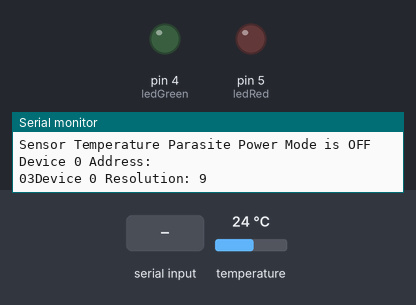
This sketch was run on a simulated Arduino Uno, built with avr-gcc and run on an emulated ATmega328P. On the bench: output pins drawn as LEDs (lit = HIGH), the last lines printed to the serial monitor. The test bench sets the inputs (shaded band); at power-on: temperature 24 °C.

Above: at 1.2 s.
1.3 s: "30,150\n" received over Serial
At 1.89 s:
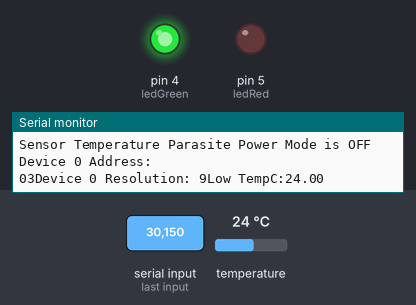
Timing chart, 0 to 4.3 s (numbered marks = the images above; inputs shaded):
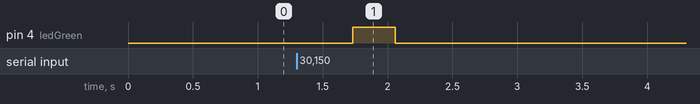

The sketch:

ArduinoTempetureProject.ino
```cpp
/*
	Êùíóôáíôéíïò Ãêïôæáìáíéäçò Ôìçìá Çëåêôñïíéêçò óôï Ôåé Óôåñáéáò Åëëáäáò
	Ï ðáñïí êùäéêáò åéíáé åíá áðï ôá ðáñáäåéãìáôá ðïõ äéíïíôáé ìåóá óôéò
	Âéâëéïèçêåò ôïõ áéóèçôçñá, ðáñïëï áõôá ìåëåôçèçêáí êáé ôñïðïðïéèçêáí
	áðï ìåíá.
	CopyLeft 2015 ;)

	ÕÃ(1)
	Ôï IDE ïðïõ ÷ñçóçìïðïéçèåêå ãéá ôï áíåâáóìá ôïõ êùäéêá çôáí ç
	Visual Studio 2013 Ultimate ìå ôçí ÷ñçóç Visual Micro Arduino 1.6,
	áí äïêéìáóåôe íá áíåâáóåôe ôïí êùäéêá ìå ôï IDE ôïõ Arduino èá
	ðñåðåé íá áëëáîåôe ôçí äéáäñïìç ôùí âéâëéïèçêùí.
*/

#include <DallasTemperature/DallasTemperature.h> //Äçëùóç âéâëéïèçêùí
#include <OneWire/OneWire.h> //Äçëùóç âéâëéïèçêùí

#define ONE_WIRE_BUS 3 //Áðï äù ïñéæïõìå áðï ðïõ èá ðåñíïõìå ôá data áðï ôïí áéóèçôçñá ìáò

OneWire oneWire(ONE_WIRE_BUS); //Ïñéæïõìå ôï ðñïôïêïëï åðéêïéíùíéáò
DallasTemperature sensors(&oneWire); //Ïñéæïõìå ôïí áéóèçôçñá ìáò âáóç ôïõ ðñïôïêïëïõ ìáò
DeviceAddress BoardThermometer; //Ïñéæïõìå ðïõ åéíáé ï áéóèçôçñáò ìáò (Åéêïíéêï Ïíïìá)

int ledGreen = 4; //Ïñéæïõìå ìéá ìåôáâëçôç ãéá ôï Ðñáóéíï Led óôçí èõñá 4
int ledRed = 5; //Ïñéæïõìå ìéá ìåôáâëçôç ãéá ôï Êïêêéíï Led óôçí èõñá 5

void setup(void) //Setup
{
	Serial.begin(9600); //BitRate Óõíäåóçò
	Serial.print("Serial Bit Rate is 9600bps\n"); //Åìöáíéóç ìçíõìáôïò ãéá ôçí ôá÷õôçôá ìáò
	Serial.print("Locating Devices\n"); //Åìöáíéóç ìçíõìáôïò ãéá ôï Scanañéóìá áéóèçôçñùí
	sensors.begin(); //Åíáñîç ëåéôïõñãåéáò áéóèçôçñùí
	Serial.print("Found "); //Åìöáíéóç ìçíõìáôïò ïôé âñçèçêáí áéóèçôçñåò
	Serial.print(sensors.getDeviceCount(), DEC); //Åìöáíéóç ðïñéóìáôïò ãéá ôï ðïóïé âñåèçêáí
	Serial.print(" device.\n"); //Åìöáíéóç êáôáëçîåéò

	if (sensors.isParasitePowerMode()) //Åëåã÷ïò ãéá åðé ðñïóèåôåò ëåéôïõñãéåò ôïõ áéóèçôçñá ìáò
	{
		Serial.print("Sensor Temperature Parasite Power Mode is ON\n"); //Åìöáíéóç ôçò êáôáóôáóçò ôïõ ãéá ôçò åðé ðñïóèåôåò ëåéôïõñãåéò
	}
	else
	{
		Serial.print("Sensor Temperature Parasite Power Mode is OFF\n"); //Åìöáíéóç ôçò êáôáóôáóçò ôïõ ãéá ôçò åðé ðñïóèåôåò ëåéôïõñãåéò
	}

	if (!sensors.getAddress(BoardThermometer, 0))
	{
		Serial.print("Unable to find address for Device 0\n"); //Åëåã÷ïò áí äåí âñåèïõí êáèïëïõ áéóèçôçñåò
	}

	Serial.print("Device 0 Address:\n"); //Åìöáíéóç ìçíõìáôïò ãéá ôïí Ðñùôï áéóèçôçñá
	printAddress(BoardThermometer); //Åìöáíéóç äéåèíõóçò ãéá ôïí åéêïíéêï ìáò áéóèçôçñá
	sensors.setResolution(BoardThermometer, 8); //Ïñéæïõìå ôá bit ôïõ áéóèçôçñá ìáò (5 min~9 max)
	Serial.print("Device 0 Resolution: "); //Åìöáíéóç ãéá ôçí áñ÷çêç äéåèíõóç
	Serial.print(sensors.getResolution(BoardThermometer), DEC); //Åìöáíéóç ðïñéóìáôïò ãéá ôçí áñ÷çêç äéåèíõóç

	pinMode(ledGreen, OUTPUT); //Åíáñîç êáôáóôáóåéò ãéá ôï Ðñáóéíï Led
	pinMode(ledRed, OUTPUT); //Åíáñîç êáôáóôáóåéò ãéá ôï Êïêêéíï Led
}

void printTemperature(DeviceAddress deviceAddress) //Åìöáíéóç Èåñìïêñáóéáò ãéá êáèå åéêïíéêï áéóèçôéñá ðïõ äçëùóáìå óôçí áñ÷ç
{
	float TempC = sensors.getTempC(deviceAddress); //Ïñéæïõìå óáí ìåôáâëçôç TempC ôçí ôñå÷ùí èåñìïêñáóéá ãéá êáèå åéêïíéêï áéóèçôçñá ðïõ èá æçôçóïõìå óå Celsius
	int SerialRead = Serial.read() - '0'; //Ïñéæïõìå óáí ìåôáâëçôç SerialRead êáé ôçí âáæïõìå áíáëïãç ôïõ ìçäåí ãéá íá æçôáìå áñãïôåñá ôçí èåñìïêñáóéá áðï ôçí Visual basic!
	String TempetureLevels = ""; //Ïñéæïõìå óáí ìåôáâëçôç TempetureLevels ãéá íá ìáò ôï åìöáíéæåé ìåôá óôçí åêôõðùóç

	while (Serial.available() == 0) //Åëåã÷ïõìå áí ç óåéñéáêç åðéêïéíùíéá åéíáé áíïé÷ôç
	{
		digitalWrite(ledGreen, LOW); //Êëåéóéìï ôïõ ðñáóéíïõ led
		digitalWrite(ledRed, LOW); //Êëåéóéìï ôïõ êïêêéíïõ led
	}

	if (SerialRead == 1) //Áí ç Visual Basic ìáò óôåéëåé 1 ôïôå :
	{
		for (int HighTempC = TempC; HighTempC > 30; HighTempC++) //Ãéá êáèå ôéìåò ôçò èåñìïêñáóéáò ðïõ èá îåðåñíáíå ôï 30 èá:
		{
			digitalWrite(ledGreen, LOW); //Êëåéíåé ôï ðñáóéíï led
			digitalWrite(ledRed, HIGH); //Áíáâåé ôï êïêêéíï led

			if (HighTempC >= 30) //Åëåã÷ïò áí ç èåñìïêñáóéáò ìáò åéíáé áêïìá ðáíù áðï ôïõò 30
			{
				TempetureLevels = "High"; //Ç ìåôáâëçôç ìáò èá ðáñåé ôçí öñáóç High
			}
		}

		for (int LowTempC = TempC; LowTempC < 30; LowTempC++) //Ãéá êáèå ôéìåò ôçò Èåñìïêñáóéáò ðïõ èá åéíáé êáôù áðï 30 èá:
		{
			digitalWrite(ledGreen, HIGH); //Êëåéíåé ôï êïêêéíï led
			digitalWrite(ledRed, LOW); //Áíáâåé ôï ðñáóéíï led

			if (LowTempC <= 30) //Åëåã÷ïò áí ç èåñìïêñáóéá åéíáé áêïìá êáôù áðï ôïõò 30
			{
				TempetureLevels = "Low"; //Ç ìåôáâëçôç ìáò èá ðáñåé ôçí öñáóç Low
			}
		}

		Serial.print(TempetureLevels + " TempC:"); //Åìöáíéóç ôçò ìåôáâëçôçò óõí ôï TempC:
		Serial.print(TempC); //Åìöáíéóç ôùí âáèìùí áðï ôïí áéóèçôçñá ìáò
		Serial.print("\n"); //Áëëáãç ãñáììçò
	}
	else
	{
		SerialRead = SerialRead; //Ç ìåôáâëçôç ðïõ äçëùóáìå èá ðáñåé êáðïéá áëëç ôéìç ðïõ èá óôåéëåé ç Visual Basic!
	}
}


void printAddress(DeviceAddress deviceAddress) //Åìöáíéóç äéåèíõóçò ãéá êáèå åéêïíéêï áéóèçôçñá
{
	for (uint8_t i = 0; i < 8; i++) //Ãéá êáèå åéêïíéêï áéóèçôçñá áðï 0 åùò 8
	{

		if (deviceAddress[i] < 16)
		{
			Serial.print(0); //Åìöáíéóç ôïõ ðñùôïõ
			Serial.print(deviceAddress[i], HEX); //Åìöáíéóç äéåèíõóåéò ãéá êáèå áéóèçôçñá óå ìç÷áíéêç ìïñöç
		}
	}
}

void loop() //Ëïõðá!
{
	sensors.requestTemperatures(); //Ï áéóèçôçñáò æçôáåé èåñìïêñáóéá
	printTemperature(BoardThermometer); //Åìöáíéóç Èåñìïêñáóéáò ãéá ôïí Åéêïíéêï Áéóèçôçñá BoardThermometer
}
```

Measured:
- after the input at 1.3 s, pin 4 (ledGreen): LOW → HIGH after 0.43 s, → LOW 0.32 s later
